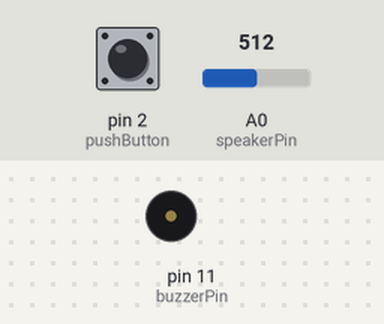
The sketch below on a simulated Arduino Uno, built with avr-gcc and run on an emulated ATmega328P. Parts: buzzer (waves = sounding). Inputs (shaded band) come from the test bench; at power-on: A0 (speakerPin) = 512, pin 2 (pushButton) HIGH. What the sketch prints to the serial monitor is not drawn.

Above: at 1.2 s.
1.3 s: A0 (speakerPin) set to 716
2.8 s: A0 (speakerPin) set to 900
At 33.2 s:
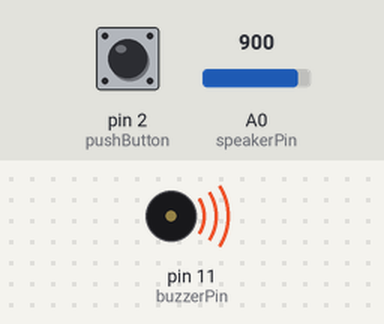
Timing chart, 0 to 34.2 s (numbered marks = the images above; inputs shaded):
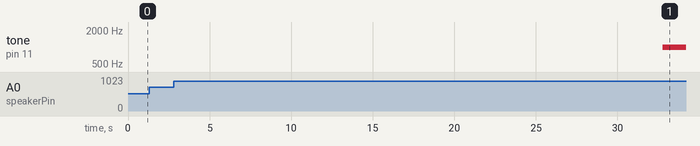

The sketch:

Laboratory_3.ino
```cpp
const int speakerPin = A0;
const int buzzerPin = 11;

int buzzerTone = 1000;
int speakerValue = 0;

const int threshold = 1;

const int pushButton = 2;
int buttonState = 0;

int start = 0;
int last = 0;
void setup() {
  // put your setup code here, to run once:
  pinMode(speakerPin, INPUT);
  pinMode(pushButton, INPUT_PULLUP);
  Serial.begin(9600);
}

void loop() {
  // put your main code here, to run repeatedly:
  speakerValue = analogRead(speakerPin);

  if (speakerValue != 0)
  Serial.println(speakerValue);

  if (speakerValue > threshold) {
    Serial.println("Knock");
    last = millis();
    if (millis() - last > 5000) {
    start = 1;
  }
 }
  if(start == 1)
   tone(buzzerPin, buzzerTone);

  buttonState = digitalRead(pushButton);

   if (buttonState == LOW && start == 1) {
    noTone(buzzerPin);
    start = 0;
   }
}
```
